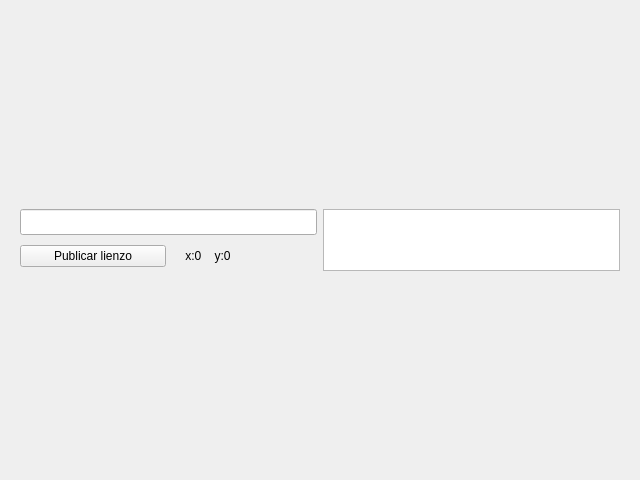
<?xml version="1.0" encoding="UTF-8"?>
<ui version="4.0">
 <class>AreaGrafica</class>
 <widget class="QWidget" name="AreaGrafica">
  <property name="geometry">
   <rect>
    <x>0</x>
    <y>0</y>
    <width>640</width>
    <height>480</height>
   </rect>
  </property>
  <property name="windowTitle">
   <string>Form</string>
  </property>
  <layout class="QVBoxLayout" name="verticalLayout_3">
   <item>
    <widget class="QWidget" name="widget_2" native="true">
     <property name="maximumSize">
      <size>
       <width>16777215</width>
       <height>80</height>
      </size>
     </property>
     <layout class="QGridLayout" name="gridLayout">
      <item row="0" column="2" rowspan="2">
       <widget class="QPlainTextEdit" name="txt_Descripcion">
        <property name="font">
         <font>
          <pointsize>10</pointsize>
         </font>
        </property>
       </widget>
      </item>
      <item row="0" column="0">
       <widget class="QLineEdit" name="txt_Titulo">
        <property name="font">
         <font>
          <pointsize>11</pointsize>
         </font>
        </property>
       </widget>
      </item>
      <item row="1" column="0">
       <layout class="QHBoxLayout" name="horizontalLayout">
        <item>
         <widget class="QPushButton" name="pushBtn_Publicar">
          <property name="text">
           <string>Publicar lienzo</string>
          </property>
         </widget>
        </item>
        <item>
         <widget class="QLabel" name="label_Posicion">
          <property name="text">
           <string>    x:0    y:0</string>
          </property>
         </widget>
        </item>
       </layout>
      </item>
     </layout>
    </widget>
   </item>
   <item>
    <layout class="QVBoxLayout" name="verticalLayout"/>
   </item>
  </layout>
 </widget>
 <resources/>
 <connections/>
</ui>
